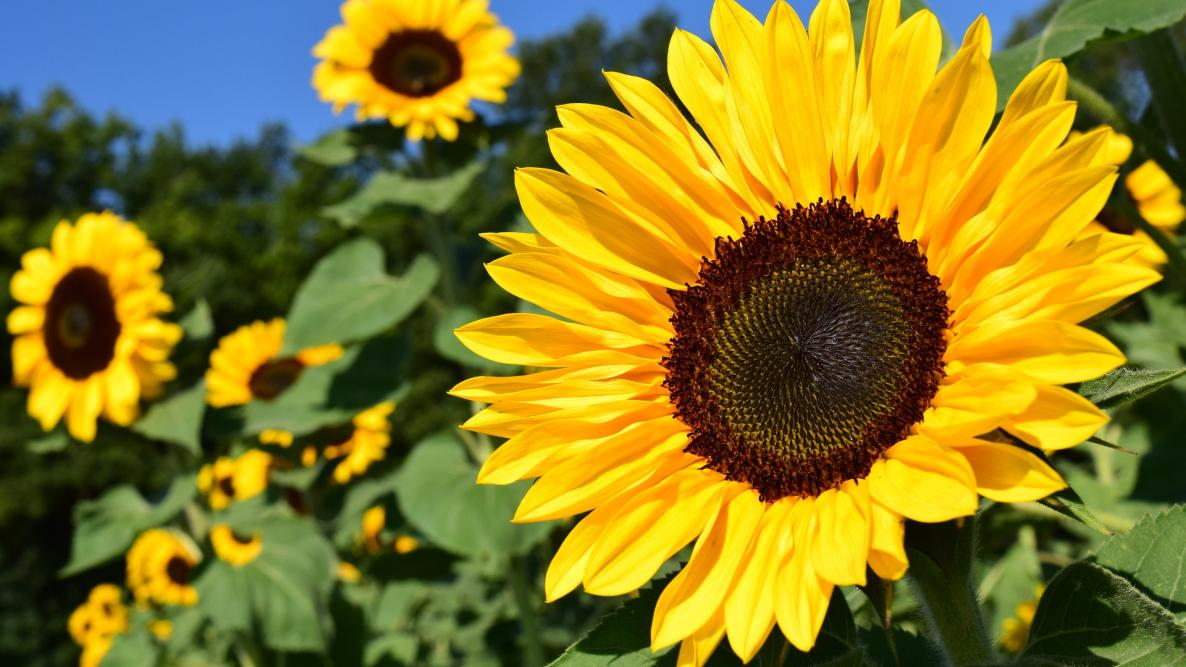
#> input picture Labs/Lab 3/sunflower.jpg, 1186 x 667 px
$ python answer2.py
#> lines starting #> are read from the running program, lines starting #| are printed output that depends on the picture
#NumPy histogram
import cv2
import numpy as np
import matplotlib.pyplot as plt

#Read the image
img = cv2.imread("sunflower.jpg", 0)
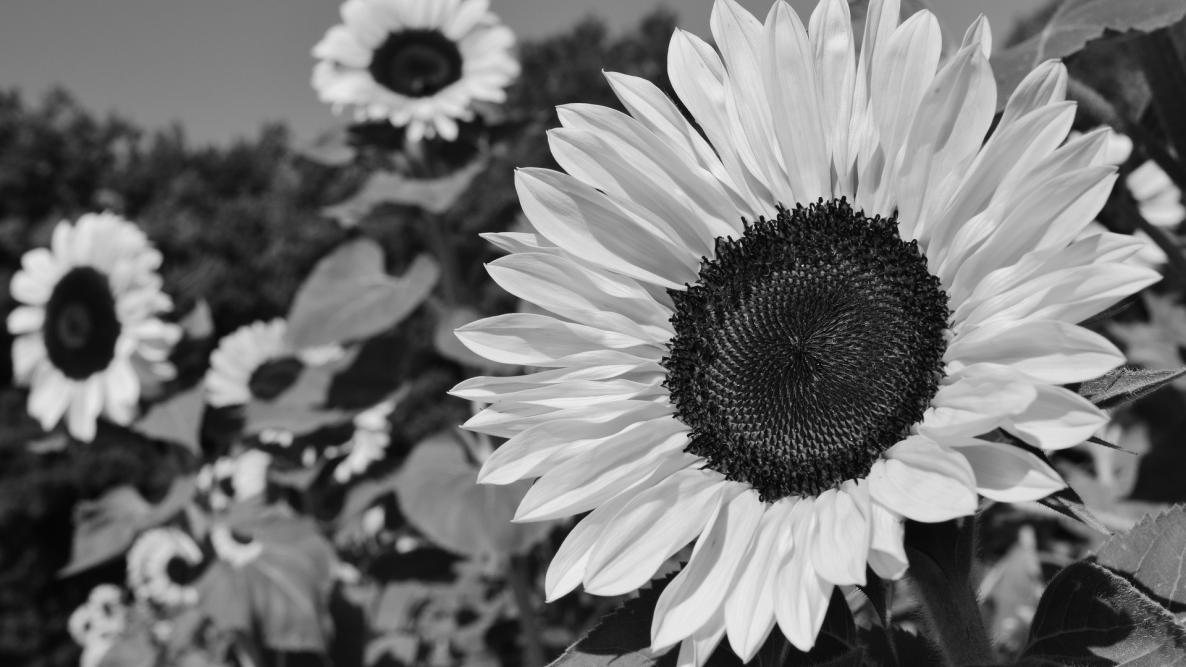
#> img: shape (667, 1186); min 0, max 248, mean 115.9

hist, bins = np.histogram(img.ravel(), 256, [0, 256])
#> hist = 256 values, max 7525 at index 21, min 0 at index 242, mean 3090.1; bins = 257 values from 0 to 256

plt.plot(hist)
plt.title("Histogram using NumPy")
plt.xlabel("Pixel Intensity")
plt.ylabel("Number of Pixels")
plt.show()
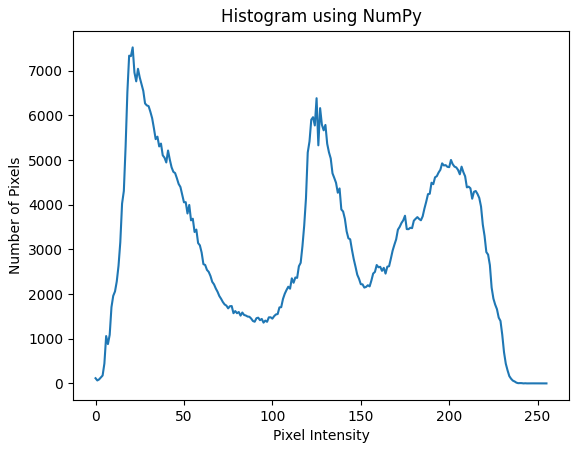
#> figure drawn by matplotlib, 1 panel; curve peaks at x = 21, y = 7525
